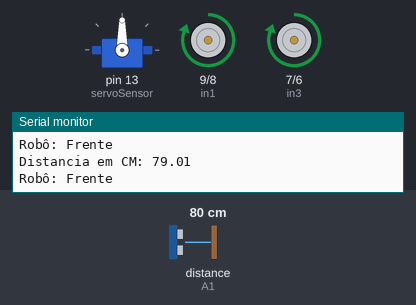
The sketch below on a simulated Arduino Leonardo, built with avr-gcc and run on an emulated ATmega32U4. Shown: servo, motor-driver pin pairs drawn as motors (green arrow = first pin HIGH = forward, orange = second pin HIGH = backward, longer = more drive, scaled by the enable pin), the last lines printed to the serial monitor. Wiring (inferred from the names in the program): ultrasonic range finder: trigger A0; echo A1. The inputs (shaded band) are chosen by the test bench; at power-on: distance to the obstacle (sensor on A1) 80 cm. The echo pulse lasts 58.3 µs per cm.

Above: at 1.2 s.
1.3 s: distance to the obstacle (sensor on A1) set to 43 cm
2.8 s: distance to the obstacle (sensor on A1) set to 38 cm
At 3.6 s:
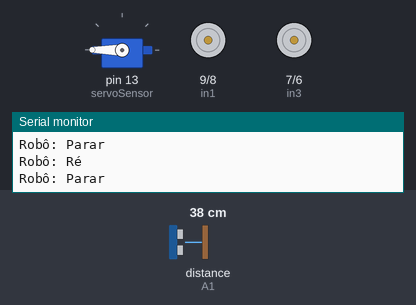
5.8 s: distance to the obstacle (sensor on A1) set to 60 cm
At 7.4 s:
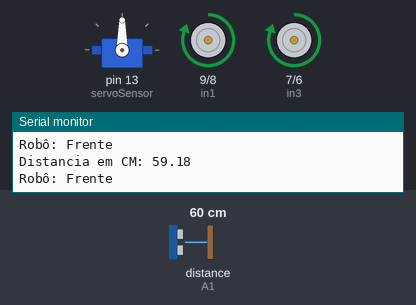
7.8 s: distance to the obstacle (sensor on A1) set to 2 cm
At 10.4 s:
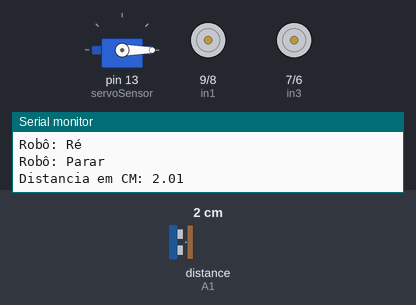
Timing chart, 0 to 11.8 s (numbered marks = the images above; inputs shaded):
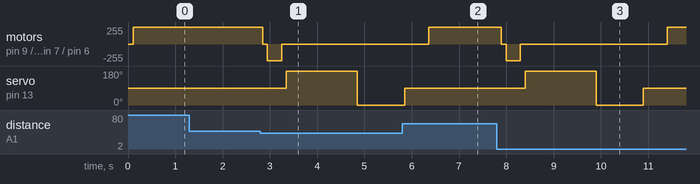

The sketch:

robo_autonomo.ino
```cpp
/*
  ------------------------------------------Robô Autônomo SR 2------------------------------------------------
  Versão do Software: 1.0 SR 2 //não apague essa linha, para futuras consultas
  Software open source, favor citar o autor: Seu Robô https://SeuRobo.com.br/
  Criado por: Leonardo Campbell - Seu Robô  Uptades:  Erteza Tawsif Efaz
  Robô autonomo SR 2 é uma versão bem melhorada do Robô SR 1
*/
#include <Servo.h>     // Adiciona a biblitoeca Servo

//Definindo os pinos
#define trigPin A0     //Pino TRIG do sensor no pino analógico A0
#define echoPin A1     //Pino ECHO do sensor no pino analógico A1
// motor um            // Ligação dos pinos da Ponte H L298N
#define enA  11        //pino enA na porta digital 10
#define in1  9         //pino in1 na porta digital 9
#define in2  8         //pino in2 na porta digital 8
// motor dois          // Ligação dos pinos da Ponte H L298N
#define enB  5         //pino enB na porta digital 5
#define in3  7         //pino in3 na porta digital 7
#define in4  6         //pino in4 na porta digital 6

Servo servoSensor;       // Crie um objeto Servo para controlar o Servo.

//função para procurar obtasculo a todo o tempo
int Procurar (void) {
  float duracao = 0.0;              // variavael para quartar a duração do retorno do som
  float CM = 0.0;                   // variavael para quartar a distancia
  digitalWrite(trigPin, LOW);       //não envia som
  delayMicroseconds(2);
  digitalWrite(trigPin, HIGH);      //envia som
  delayMicroseconds(10);
  digitalWrite(trigPin, LOW);       //não envia o som e espera o retorno do som enviado
  duracao = pulseIn(echoPin, HIGH); //Captura a duração em tempo do retorno do som.
  CM = (duracao / 58.8);            //Calcula a distância em centimetros
  Serial.print("Distancia em CM: ");
  Serial.println(CM);               //Imprimi no monitor serial a distancia
  return CM;                        // Return to CM.
}

//Variaveis
int DistanciaDireita, DistanciaEsquerda;  // variavel de Distâncias de ambos os lados
float Distancia = 0.00;                   // variavel para guardar a distancia

//Velocidades dos motores (você pode calibrar cada motor colocando os valores de 0 a 254)
int velocidadeMotorUm = 254;
int velocidadeMotorDois = 254;

// Função que é executado na inicialização do Arduino
void setup() {
  Serial.begin(9600); // inicializa a comunicação serial para mostrar dados

  //Define o servo na porta 13
  servoSensor.attach(13);

  // Definir todos os pinos de controle do motor como saídas
  pinMode(enA, OUTPUT);
  pinMode(enB, OUTPUT);
  pinMode(in1, OUTPUT);
  pinMode(in2, OUTPUT);
  pinMode(in3, OUTPUT);
  pinMode(in4, OUTPUT);

  //Configuraçõs do sensor ultrassonico
  pinMode(trigPin, OUTPUT);     //define o pino TRIG como saída
  pinMode(echoPin, INPUT);      //define o pino ECHO como entrada
}

// Função principal do Arduino
void loop() {
  servoSensor.write (90);                           // Gira o Servo com o sensor a 90 graus
  delay (100);                                      // Aguarda 100 milesugodos
  Distancia = Procurar ();                          // Medindo a Distancia em CM.
  if (Distancia < 40) {                             // Se há obstáculo encontrado a menos de 40cm.
   direcao ();                                      // Se Frente estiver bloqueado, mude de direção
  }
  else if (Distancia >= 40)  {                      // Se o obstáculo for encontrado entre a mais de 40cm
    Frente ();                                      // Robô se move para a direção da Frente.
  }
  //Seu Robô http://SeuRobo.com.br/
}

// Função para pegar as distancias de cada direção
void direcao () {
  Parar ();                                         // O robô Para
  ParaTras ();                                      // O robô vai para tras
  Parar ();                                         // O robô Para
  servoSensor.write (180);                          // Gira o Servo com o sensor a 180 graus
  delay (1000);
  DistanciaEsquerda = Procurar ();                  // Defina a Distancia da Esquerda
  delay (500);
  servoSensor.write (0);                            // Gira o Servo com o sensor a 0 graus
  delay (500);
  DistanciaDireita = Procurar ();                   // Defina a Distancia da Direita
  delay (500);
  servoSensor.write (90);                           // Gira o Servo com o sensor a 90 graus
  delay (500);
  CompareDistance ();                               // Encontre a distância mais longa.
}

// Função para calcular qual a distancia é melhor para o robô ir
void CompareDistance () {
  if (DistanciaDireita > DistanciaEsquerda) {       // Se a direita está menos obstruída.
    Vireadireita ();                                // O robô vai virar a direita
  }
  else if (DistanciaEsquerda > DistanciaDireita) {  // Se Esquerda estiver menos obstruída.
    VireaEsquerda ();                               // Robô Vire na direção esquerda.
  }
  else {                                            // Se ambos estiverem igualmente obstruídos.
    Retorne ();                                     // Robô Vire-se.
  }
}

// Função para fazer o carro parar
void Parar()
{
  Serial.println("Robô: Parar ");
  digitalWrite(in1, LOW);                           //Configurar a ponte h
  digitalWrite(in2, LOW);
  digitalWrite(in3, LOW);
  digitalWrite(in4, LOW);
  delay(100);                                       //aguarda um tempo
}

// Função para fazer o robô andar para frente
void Frente()
{
  Serial.println("Robô: Frente ");
  digitalWrite(in1, HIGH);                          //Configurar a ponte h
  digitalWrite(in2, LOW);
  digitalWrite(in3, HIGH);
  digitalWrite(in4, LOW);
  analogWrite(enA, velocidadeMotorUm);              // Defina a velocidade do motor Um
  analogWrite(enB, velocidadeMotorDois);            // Defina a velocidade do motor Dois
}

// Função que faz o robô andar para trás e emite som quando ele dá ré
void ParaTras()
{
  Serial.println("Robô: Ré ");
  digitalWrite(in1, LOW);                           //Configurar a ponte h
  digitalWrite(in2, HIGH);
  digitalWrite(in3, LOW);
  digitalWrite(in4, HIGH);
  delay(300);                                       //aguarda um tempo
  analogWrite(enA, velocidadeMotorUm);              // Defina a velocidade do motor Um
  analogWrite(enB, velocidadeMotorDois);            // Defina a velocidade do motor Dois
}

// Função que faz o robô virar à direita, https://SeuRobo.com.br/
void Vireadireita()
{
  Serial.println("Robô: Direita ");
  digitalWrite(in1, LOW);                           //Configurar a ponte h
  digitalWrite(in2, HIGH);
  digitalWrite(in3, HIGH);
  digitalWrite(in4, LOW);
  delay(300);                                       //aguarda um tempo
  analogWrite(enA, velocidadeMotorUm);              // Defina a velocidade do motor Um
  analogWrite(enB, velocidadeMotorDois);            // Defina a velocidade do motor Dois
}

// Função que faz o robô virar à esquerda
void VireaEsquerda()
{
  Serial.println("Robô: Esquerda ");
  digitalWrite(in1, HIGH);                          //Configurar a ponte h
  digitalWrite(in2, LOW);
  digitalWrite(in3, HIGH);
  digitalWrite(in4, LOW);
  delay(300);                                       //aguarda um tempo
  analogWrite(enA, velocidadeMotorUm);              // Defina a velocidade do motor Um
  analogWrite(enB, velocidadeMotorDois);            // Defina a velocidade do motor Dois
}

//Função para o robô virar para o outro lado
void Retorne () {
  Serial.println("Robô: Girar ");
  digitalWrite(in1, HIGH);                          //Configurar a ponte h
  digitalWrite(in2, LOW);
  digitalWrite(in3, HIGH);
  digitalWrite(in4, LOW);
  delay (700);                                      //aguarda um tempo
  analogWrite(enA, velocidadeMotorUm);              // Defina a velocidade do motor Um
  analogWrite(enB, velocidadeMotorDois);            // Defina a velocidade do motor Dois
}

//Fim
//Versão do Software: 1.0 SR 2 SeuRobo.com.br //não apague essa linha, para futuras consultas
```

Measured:
- the behaviour switches between 41 and 40 cm on distance to the obstacle (sensor on A1) (found by bisection; images 0 and 1)
- after the input at 2.8 s, motor on pin 9 (in1) / pin 8 (in2), motor on pin 7 (in3) / pin 6 (in4): forward 254/255 → stopped after 0.05 s, → backward 254/255 0.10 s later, → stopped 0.30 s later; servo on pin 13 (servoSensor): 90° → 180° after 0.55 s, → 0° 1.5 s later
- after the input at 5.8 s, motor on pin 9 (in1) / pin 8 (in2), motor on pin 7 (in3) / pin 6 (in4): goes on until 6.4 s, then stays forward 254/255
- after the input at 7.8 s, motor on pin 9 (in1) / pin 8 (in2), motor on pin 7 (in3) / pin 6 (in4): forward 254/255 → stopped after 0.10 s, → backward 254/255 0.10 s later, → stopped 0.30 s later, → forward 254/255 3.1 s later; servo on pin 13 (servoSensor): 90° → 180° after 0.60 s, → 0° 1.5 s later, → 90° 1.0 s later
